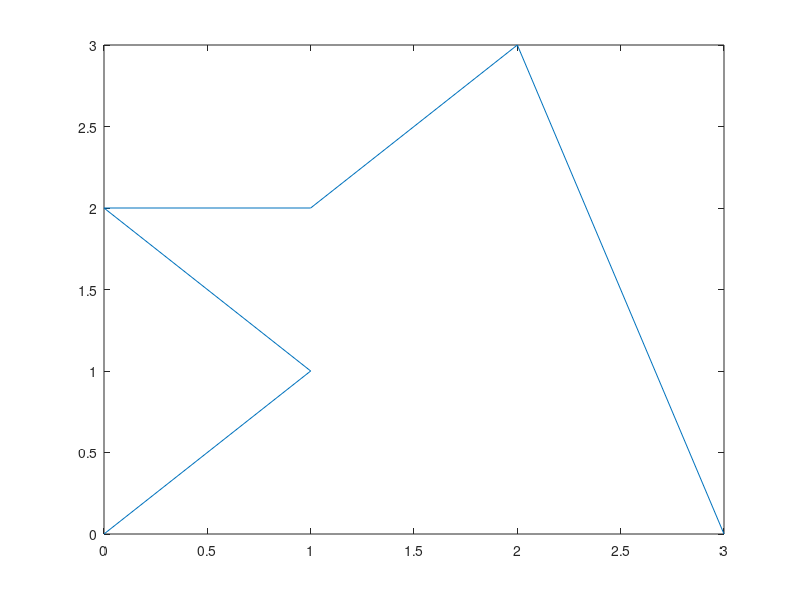

MATLAB code to generate this figure: (Note: this script raises an error after producing the figure.)
close all

points = [0,1,0,1,2,3;0,1,2,2,3,0]
plot(points(1,:),points(2,:))

hold on
%plot(XX,XY,'or')

distvec = dist(points);
arcvec = zeros(1,length(dist(points)));
arclentemp = 0;

for i = 1:length(dist(points))-1
    arcvec(i) = arclentemp;
    arclentemp = arclentemp + distvec(i,i+1);
end

arcvec(i+1) = arclentemp;

XXS = linspace(0,arcvec(end),1000);
XS = spline(arcvec,points(1,:),XXS);
YS = spline(arcvec,points(2,:),XXS);


plot(XS,YS,'x')


